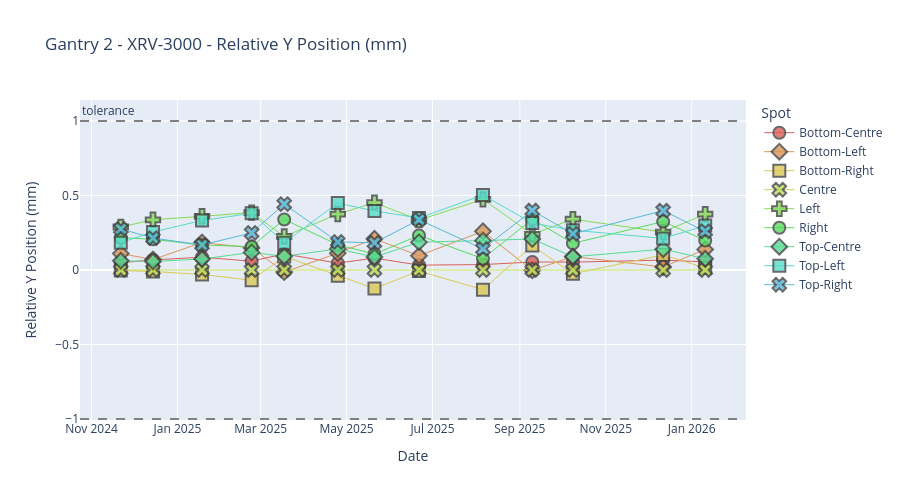

Notebook code cell kept with this figure:
### Markdown cell above
## spot position plots
- abs_xpos, abs_ypos | tolerance = 2
- rel_xpos, rel_ypos | tolerance = 1

### Code cell
# plotting absolute y-pos, on Gantry 4, from XRV-4000 data, 70 MeV spot, Gantry angle = 0, in last2 months
plot_by_spot_position(sub_df, "spot_position", "rel_ypos", "Gantry 2", "XRV-3000", 150, 0, 24, 1)

### Figure 1 — Plotly figure (JSON) as saved in the notebook; plotly's stock layout.template omitted (floating-point values rounded to 4 significant figures)
{"data": [{"hovertemplate": "Date: %{x|%Y-%m-%d}<br>rel_ypos: %{y}<br>Spot: %{fullData.name}<extra></extra>", "legendgroup": "Bottom-Centre", "line": {"width": 1}, "marker": {"color": "#db5f57", "line": {"width": 2}, "opacity": 0.8, "size": 12, "symbol": "circle"}, "mode": "markers+lines", "name": "Bottom-Centre", "orientation": "v", "showlegend": true, "type": "scatter", "x": ["2024-11-21T17:27:30.000000000", "2024-12-14T13:42:00.000000000", "2025-01-18T09:39:22.000000000", "2025-02-22T14:37:15.000000000", "2025-03-17T17:45:17.000000000", "2025-04-24T18:57:29.000000000", "2025-05-20T19:36:05.000000000", "2025-06-21T09:49:27.000000000", "2025-08-05T20:04:19.000000000", "2025-09-09T20:29:00.000000000", "2025-10-08T16:45:32.000000000", "2025-12-11T18:10:38.000000000", "2026-01-10T14:41:02.000000000"], "xaxis": "x", "y": [0.0491, 0.0678, 0.0857, 0.0592, 0.1081, 0.0459, 0.0801, 0.0328, 0.0363, 0.0535, 0.0528, 0.0663, 0.0543], "yaxis": "y"}, {"hovertemplate": "Date: %{x|%Y-%m-%d}<br>rel_ypos: %{y}<br>Spot: %{fullData.name}<extra></extra>", "legendgroup": "Bottom-Left", "line": {"width": 1}, "marker": {"color": "#db9457", "line": {"width": 2}, "opacity": 0.8, "size": 12, "symbol": "diamond"}, "mode": "markers+lines", "name": "Bottom-Left", "orientation": "v", "showlegend": true, "type": "scatter", "x": ["2024-11-21T17:27:30.000000000", "2024-12-14T13:42:00.000000000", "2025-01-18T09:39:22.000000000", "2025-02-22T14:37:15.000000000", "2025-03-17T17:45:17.000000000", "2025-04-24T18:57:29.000000000", "2025-05-20T19:36:05.000000000", "2025-06-21T09:49:27.000000000", "2025-08-05T20:04:19.000000000", "2025-09-09T20:29:00.000000000", "2025-10-08T16:45:32.000000000", "2025-12-11T18:10:38.000000000", "2026-01-10T14:41:02.000000000"], "xaxis": "x", "y": [0.11, 0.0701, 0.1843, 0.1484, -0.0141, 0.1132, 0.2094, 0.0961, 0.2598, -0.0023, 0.0902, 0.0203, 0.1381], "yaxis": "y"}, {"hovertemplate": "Date: %{x|%Y-%m-%d}<br>rel_ypos: %{y}<br>Spot: %{fullData.name}<extra></extra>", "legendgroup": "Bottom-Right", "line": {"width": 1}, "marker": {"color": "#dbc957", "line": {"width": 2}, "opacity": 0.8, "size": 12, "symbol": "square"}, "mode": "markers+lines", "name": "Bottom-Right", "orientation": "v", "showlegend": true, "type": "scatter", "x": ["2024-11-21T17:27:30.000000000", "2024-12-14T13:42:00.000000000", "2025-01-18T09:39:22.000000000", "2025-02-22T14:37:15.000000000", "2025-03-17T17:45:17.000000000", "2025-04-24T18:57:29.000000000", "2025-05-20T19:36:05.000000000", "2025-06-21T09:49:27.000000000", "2025-08-05T20:04:19.000000000", "2025-09-09T20:29:00.000000000", "2025-10-08T16:45:32.000000000", "2025-12-11T18:10:38.000000000", "2026-01-10T14:41:02.000000000"], "xaxis": "x", "y": [-0.0032, -0.0104, -0.0295, -0.069, 0.0913, -0.0382, -0.1238, -0.0072, -0.1319, 0.1637, -0.0253, 0.1009, 0.0143], "yaxis": "y"}, {"hovertemplate": "Date: %{x|%Y-%m-%d}<br>rel_ypos: %{y}<br>Spot: %{fullData.name}<extra></extra>", "legendgroup": "Centre", "line": {"width": 1}, "marker": {"color": "#b9db57", "line": {"width": 2}, "opacity": 0.8, "size": 12, "symbol": "x"}, "mode": "markers+lines", "name": "Centre", "orientation": "v", "showlegend": true, "type": "scatter", "x": ["2024-11-21T17:27:30.000000000", "2024-12-14T13:42:00.000000000", "2025-01-18T09:39:22.000000000", "2025-02-22T14:37:15.000000000", "2025-03-17T17:45:17.000000000", "2025-04-24T18:57:29.000000000", "2025-05-20T19:36:05.000000000", "2025-06-21T09:49:27.000000000", "2025-08-05T20:04:19.000000000", "2025-09-09T20:29:00.000000000", "2025-10-08T16:45:32.000000000", "2025-12-11T18:10:38.000000000", "2026-01-10T14:41:02.000000000"], "xaxis": "x", "y": [0.0, 0.0, 0.0, 0.0, 0.0, 0.0, 0.0, 0.0, 0.0, 0.0, 0.0, 0.0, 0.0], "yaxis": "y"}, {"hovertemplate": "Date: %{x|%Y-%m-%d}<br>rel_ypos: %{y}<br>Spot: %{fullData.name}<extra></extra>", "legendgroup": "Left", "line": {"width": 1}, "marker": {"color": "#84db57", "line": {"width": 2}, "opacity": 0.8, "size": 12, "symbol": "cross"}, "mode": "markers+lines", "name": "Left", "orientation": "v", "showlegend": true, "type": "scatter", "x": ["2024-11-21T17:27:30.000000000", "2024-12-14T13:42:00.000000000", "2025-01-18T09:39:22.000000000", "2025-02-22T14:37:15.000000000", "2025-03-17T17:45:17.000000000", "2025-04-24T18:57:29.000000000", "2025-05-20T19:36:05.000000000", "2025-06-21T09:49:27.000000000", "2025-08-05T20:04:19.000000000", "2025-09-09T20:29:00.000000000", "2025-10-08T16:45:32.000000000", "2025-12-11T18:10:38.000000000", "2026-01-10T14:41:02.000000000"], "xaxis": "x", "y": [0.2885, 0.337, 0.3604, 0.3853, 0.2253, 0.3754, 0.4523, 0.3356, 0.4739, 0.2396, 0.341, 0.2547, 0.3751], "yaxis": "y"}, {"hovertemplate": "Date: %{x|%Y-%m-%d}<br>rel_ypos: %{y}<br>Spot: %{fullData.name}<extra></extra>", "legendgroup": "Right", "line": {"width": 1}, "marker": {"color": "#57db5f", "line": {"width": 2}, "opacity": 0.8, "size": 12, "symbol": "circle"}, "mode": "markers+lines", "name": "Right", "orientation": "v", "showlegend": true, "type": "scatter", "x": ["2024-11-21T17:27:30.000000000", "2024-12-14T13:42:00.000000000", "2025-01-18T09:39:22.000000000", "2025-02-22T14:37:15.000000000", "2025-03-17T17:45:17.000000000", "2025-04-24T18:57:29.000000000", "2025-05-20T19:36:05.000000000", "2025-06-21T09:49:27.000000000", "2025-08-05T20:04:19.000000000", "2025-09-09T20:29:00.000000000", "2025-10-08T16:45:32.000000000", "2025-12-11T18:10:38.000000000", "2026-01-10T14:41:02.000000000"], "xaxis": "x", "y": [0.2169, 0.206, 0.1676, 0.1571, 0.3394, 0.1694, 0.1074, 0.232, 0.0761, 0.3411, 0.1789, 0.3249, 0.1983], "yaxis": "y"}, {"hovertemplate": "Date: %{x|%Y-%m-%d}<br>rel_ypos: %{y}<br>Spot: %{fullData.name}<extra></extra>", "legendgroup": "Top-Centre", "line": {"width": 1}, "marker": {"color": "#57db94", "line": {"width": 2}, "opacity": 0.8, "size": 12, "symbol": "diamond"}, "mode": "markers+lines", "name": "Top-Centre", "orientation": "v", "showlegend": true, "type": "scatter", "x": ["2024-11-21T17:27:30.000000000", "2024-12-14T13:42:00.000000000", "2025-01-18T09:39:22.000000000", "2025-02-22T14:37:15.000000000", "2025-03-17T17:45:17.000000000", "2025-04-24T18:57:29.000000000", "2025-05-20T19:36:05.000000000", "2025-06-21T09:49:27.000000000", "2025-08-05T20:04:19.000000000", "2025-09-09T20:29:00.000000000", "2025-10-08T16:45:32.000000000", "2025-12-11T18:10:38.000000000", "2026-01-10T14:41:02.000000000"], "xaxis": "x", "y": [0.0616, 0.0571, 0.0738, 0.1182, 0.0915, 0.1419, 0.0867, 0.187, 0.1971, 0.2086, 0.0887, 0.1398, 0.0757], "yaxis": "y"}, {"hovertemplate": "Date: %{x|%Y-%m-%d}<br>rel_ypos: %{y}<br>Spot: %{fullData.name}<extra></extra>", "legendgroup": "Top-Left", "line": {"width": 1}, "marker": {"color": "#57dbc9", "line": {"width": 2}, "opacity": 0.8, "size": 12, "symbol": "square"}, "mode": "markers+lines", "name": "Top-Left", "orientation": "v", "showlegend": true, "type": "scatter", "x": ["2024-11-21T17:27:30.000000000", "2024-12-14T13:42:00.000000000", "2025-01-18T09:39:22.000000000", "2025-02-22T14:37:15.000000000", "2025-03-17T17:45:17.000000000", "2025-04-24T18:57:29.000000000", "2025-05-20T19:36:05.000000000", "2025-06-21T09:49:27.000000000", "2025-08-05T20:04:19.000000000", "2025-09-09T20:29:00.000000000", "2025-10-08T16:45:32.000000000", "2025-12-11T18:10:38.000000000", "2026-01-10T14:41:02.000000000"], "xaxis": "x", "y": [0.1835, 0.255, 0.3323, 0.3801, 0.1837, 0.4492, 0.3963, 0.3493, 0.5034, 0.3147, 0.2673, 0.2119, 0.2979], "yaxis": "y"}, {"hovertemplate": "Date: %{x|%Y-%m-%d}<br>rel_ypos: %{y}<br>Spot: %{fullData.name}<extra></extra>", "legendgroup": "Top-Right", "line": {"width": 1}, "marker": {"color": "#57b9db", "line": {"width": 2}, "opacity": 0.8, "size": 12, "symbol": "x"}, "mode": "markers+lines", "name": "Top-Right", "orientation": "v", "showlegend": true, "type": "scatter", "x": ["2024-11-21T17:27:30.000000000", "2024-12-14T13:42:00.000000000", "2025-01-18T09:39:22.000000000", "2025-02-22T14:37:15.000000000", "2025-03-17T17:45:17.000000000", "2025-04-24T18:57:29.000000000", "2025-05-20T19:36:05.000000000", "2025-06-21T09:49:27.000000000", "2025-08-05T20:04:19.000000000", "2025-09-09T20:29:00.000000000", "2025-10-08T16:45:32.000000000", "2025-12-11T18:10:38.000000000", "2026-01-10T14:41:02.000000000"], "xaxis": "x", "y": [0.2757, 0.2139, 0.1686, 0.249, 0.4424, 0.1888, 0.1826, 0.3374, 0.1416, 0.399, 0.2429, 0.3984, 0.2597], "yaxis": "y"}], "layout": {"annotations": [{"showarrow": false, "text": "tolerance", "x": 0, "xanchor": "left", "xref": "x domain", "y": 1, "yanchor": "bottom", "yref": "y"}], "height": 500, "legend": {"title": {"text": "Spot"}, "tracegroupgap": 0}, "shapes": [{"line": {"color": "grey", "dash": "dash"}, "type": "line", "x0": 0, "x1": 1, "xref": "x domain", "y0": 1, "y1": 1, "yref": "y"}, {"line": {"color": "grey", "dash": "dash"}, "type": "line", "x0": 0, "x1": 1, "xref": "x domain", "y0": -1, "y1": -1, "yref": "y"}], "title": {"text": "Gantry 2 - XRV-3000 - Relative Y Position (mm)"}, "xaxis": {"anchor": "y", "domain": [0, 1], "title": {"text": "Date"}}, "yaxis": {"anchor": "x", "domain": [0, 1], "title": {"text": "Relative Y Position (mm)"}}}}
